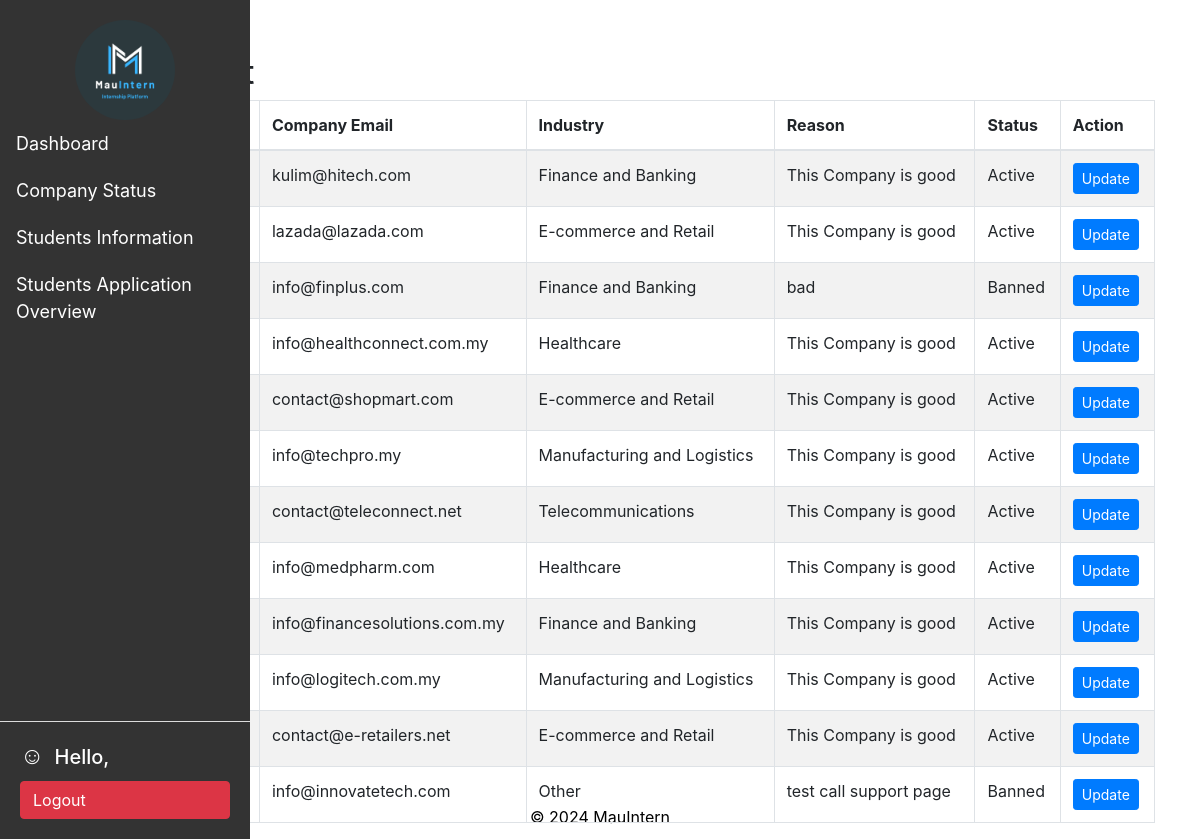
/admin/company-status.php, run on the app's committed database.
### tables this page shows
CREATE TABLE `companystatus` (
  `CompStatusID` int(11) NOT NULL,
  `companyID` int(11) DEFAULT NULL,
  `adminID` int(10) DEFAULT NULL,
  `status_Company` varchar(20) DEFAULT NULL,
  `reason_block` varchar(255) DEFAULT NULL,
  `timestamp` timestamp NOT NULL DEFAULT current_timestamp()
);

CREATE TABLE `company` (
  `companyID` int(11) NOT NULL,
  `company_name` varchar(50) NOT NULL,
  `emailCompany` varchar(50) NOT NULL,
  `password` varchar(50) DEFAULT NULL,
  `custServiceNum` varchar(30) NOT NULL,
  `address` varchar(200) DEFAULT NULL,
  `industry` varchar(50) NOT NULL,
  `website` varchar(255) NOT NULL,
  `description` varchar(255) DEFAULT NULL,
  `PICName` varchar(50) NOT NULL,
  `PICphoneNum` varchar(20) NOT NULL,
  `PICemail` varchar(50) NOT NULL,
  `PICpassword` varchar(50) NOT NULL
);

### admin/company-status.php (the view, shortened to what this page needs)
<!DOCTYPE html>
<html>
<head>
    <link rel="stylesheet" type="text/css" href="../css/indexstyle.css">
    <link rel="stylesheet" type="text/css" href="https://cdn.datatables.net/1.13.4/css/jquery.dataTables.min.css">
</head>
<body>
<?php require_once "../navbar/admin-header.php"; ?>
<div class="container">
    <table id="example" class="table table-striped table-bordered" style="width:100%">
        <thead>
        <h2>Company List</h2>
        <tr>
            <th>No.</th>
            <th>Title</th>
            <th>Company Email</th>
            <th>Industry</th>
            <th>Reason</th>
            <th>Status</th>
            <th>Action</th>
        </tr>
        </thead>
        <tbody>
        <?php
        include('../config.php');
        $company = mysqli_query($conn, "SELECT *, cs.CompStatusID AS CompStatusID, c.company_name AS CompName, c.emailCompany AS EmailComp, c.industry AS Industry,
                                            cs.status_Company as StatusComp, cs.reason_block as Reason
                                            FROM company c
                                            JOIN companystatus cs ON c.companyID = cs.companyID");
        $counter = 1;
        while ($row = mysqli_fetch_assoc($company)) {
            echo "<tr>";
            echo "<td>" . $counter . "</td>";
            echo "<td>" . $row['CompName'] . "</td>";
            echo "<td>" . $row['EmailComp'] . "</td>";
            echo "<td>" . $row['Industry'] . "</td>";
            echo "<td>" . ($row['StatusComp'] === 'Active' ? 'This Company is good' : $row['Reason']) . "</td>";
            echo "<td>" . $row['StatusComp'] . "</td>";
            echo "<td>";
            echo '<button type="button" class="btn btn-sm btn-primary" data-toggle="modal" data-target="#statusModal_' . $row['CompStatusID'] . '">Update</button>';
            echo "</td>";
            echo "</tr>";
            $counter++;
        }
        ?>
        </tbody>
    </table>
</div>
<?php include('../navbar/footer.php'); ?>
</body>
</html>

### navbar/admin-header.php (shortened to what this page needs)
<!DOCTYPE html>
<html lang="en">
<head>
    <link rel="stylesheet" type="text/css" href="\psm/css/header.css">
    <link rel="stylesheet"
        href="https://cdn.jsdelivr.net/npm/bootstrap@4.0.0/dist/css/bootstrap.min.css"
>
</head>
<body>
    <div class="sidebar">
        <div class="logo-container">
            <div class="logo1">
                <img src="/psm/img/logo.png" width="80" height="80" alt="logo" class="logo-img">
            </div>
        </div>
        <a href="../admin/adminindex.php">Dashboard</a>
        <a href="../admin/company-status.php">Company Status</a>
        <a href="../admin/students-info.php">Students Information</a>
        <a href="../admin/students-app-overview.php">Students Application Overview</a>
        <div class="user-info">
            <div class="greeting">
                <h4><span class="user-icon">&#9786;</span>Hello, <?php echo $_SESSION['admin_name']; ?></h4>
            </div>
            <div class="logout-btn">
                <button class="btn btn-danger" onclick="location.href='../company/logout.php'">Logout</button>
            </div>
        </div>
    </div>
    <div style="margin-left: 250px; padding: 15px;">
    </div>
    <br>
</body>
</html>

### navbar/footer.php (shortened to what this page needs)
<footer>
    &copy; <?php echo date("Y"); ?> MauIntern
</footer>

### css/indexstyle.css (style rules this page uses)
* { margin: 0; padding: 0; box-sizing: border-box; }
body { font-family: Arial, sans-serif; background-color: #f2f2f2; color: #333; margin: 0; padding: 0; }

### css/header.css (style rules this page uses)
.logo-img { border-radius: 50%; }

### navbar/admin-header.php (style rules this page uses)
.sidebar { height: 100%; width: 250px; position: fixed; top: 0; left: 0; background-color: #333; padding-top: 20px; }
.sidebar a { padding: 10px 16px; text-decoration: none; font-size: 18px; color: white; display: block; }
.logo-img { width: 100px; height: auto; display: block; margin: 0 auto; }
.user-info { padding: 20px; border-top: 1px solid #ddd; position: absolute; bottom: 0; width: 100%; }
.greeting h4 { font-size: 20px; color: #fff; margin-bottom: 10px; }
.logout-btn button { width: 100%; text-align: left; }
.user-icon { font-size: 24px; margin-right: 10px; }

### navbar/footer.php (style rules this page uses)
footer { position: fixed; bottom: 0; left: 0; width: 100%; background-color: #FFFFFF; color: black; text-align: center; padding: 10px 0; z-index: -1; }

### data on the page
companystatus: companyID.emailCompany "kulim@hitech.com", companyID.industry "Finance and Banking", shows "This Company is good", status_Company "Active"
companystatus: companyID.emailCompany "lazada@lazada.com", companyID.industry "E-commerce and Retail", shows "This Company is good", status_Company "Active"
companystatus: companyID.emailCompany "info@finplus.com", companyID.industry "Finance and Banking", reason_block "bad", status_Company "Banned"
companystatus: companyID.emailCompany "info@healthconnect.com.my", companyID.industry "Healthcare", shows "This Company is good", status_Company "Active"
companystatus: companyID.emailCompany "contact@shopmart.com", companyID.industry "E-commerce and Retail", shows "This Company is good", status_Company "Active"
companystatus: companyID.emailCompany "info@techpro.my", companyID.industry "Manufacturing and Logistics", shows "This Company is good", status_Company "Active"
companystatus: companyID.emailCompany "contact@teleconnect.net", companyID.industry "Telecommunications", shows "This Company is good", status_Company "Active"
companystatus: companyID.emailCompany "info@medpharm.com", companyID.industry "Healthcare", shows "This Company is good", status_Company "Active"
companystatus: companyID.emailCompany "info@financesolutions.com.my", companyID.industry "Finance and Banking", shows "This Company is good", status_Company "Active"
companystatus: companyID.emailCompany "info@logitech.com.my", companyID.industry "Manufacturing and Logistics", shows "This Company is good", status_Company "Active"
companystatus: companyID.emailCompany "contact@e-retailers.net", companyID.industry "E-commerce and Retail", shows "This Company is good", status_Company "Active"
companystatus: companyID.emailCompany "info@innovatetech.com", companyID.industry "Other", reason_block "test call support page", status_Company "Banned"
